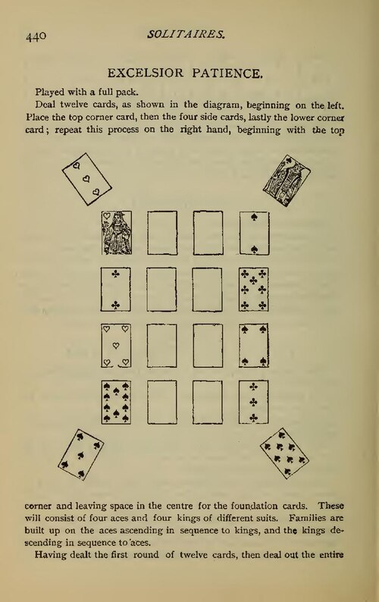
#> input picture images/checkers.pgm, 379 x 602 px, shrunk from 500 x 794 before the run, found by its file name
$ python denoising.py
#> lines starting #> are read from the running program, lines starting #| are printed output that depends on the picture
import os
import numpy as np
import cv2
import matplotlib.pyplot as plt


def add_noise(image, noise_level=50, seed=None):
    """Add uniform random noise to a grayscale image.

    noise_level=50 produces noise approximately in the range [-25, 25].
    A seed can be supplied for reproducible results during testing.
    """
    if image.ndim != 2:
        raise ValueError("add_noise expects a grayscale 2D image")
    if noise_level < 0:
        raise ValueError("noise_level must be non-negative")

    rng = np.random.default_rng(seed)
    noise = noise_level * (rng.random(image.shape) - 0.5)
    noisy = image.astype(np.float64) + noise

    return np.clip(noisy, 0, 255)


def denoise_svd(noisy_image, k):
    """Denoise an image using a rank-k truncated SVD reconstruction."""
    if noisy_image.ndim != 2:
        raise ValueError("denoise_svd expects a grayscale 2D image")
    if k <= 0:
        raise ValueError("k must be positive")

    U, S, Vt = np.linalg.svd(
        noisy_image.astype(np.float64),
        full_matrices=False
    )

    if k > len(S):
        raise ValueError(f"k={k} is larger than the available rank {len(S)}")

    # U[:, :k] @ diag(S[:k]) @ Vt[:k, :]
    # is the rank-k approximation U_k Sigma_k V_k^T.
    return np.einsum(
        "ik,k,kj->ij",
        U[:, :k],
        S[:k],
        Vt[:k, :]
    )


def save_image(image, output_path):
    """Clip an image to the valid grayscale range and save it as PNG."""
    os.makedirs(os.path.dirname(output_path) or ".", exist_ok=True)
    image_uint8 = np.clip(image, 0, 255).astype(np.uint8)
    if not cv2.imwrite(output_path, image_uint8):
        raise IOError(f"Could not save image: {output_path}")


def save_comparison(original, noisy, denoised_results, output_dir):
    """Save original/noisy/denoised images and a comparison figure."""
    os.makedirs(output_dir, exist_ok=True)

    save_image(original, os.path.join(output_dir, "original.png"))
    save_image(noisy, os.path.join(output_dir, "noisy.png"))

    for k, image in denoised_results.items():
        save_image(image, os.path.join(output_dir, f"denoised_{k}.png"))

    # A single comparison figure is useful for the presentation/report.
    columns = 2 + len(denoised_results)
    fig, axes = plt.subplots(1, columns, figsize=(4 * columns, 4))
    axes = np.atleast_1d(axes)

    axes[0].imshow(original, cmap="gray", vmin=0, vmax=255)
    axes[0].set_title("Original")
    axes[1].imshow(noisy, cmap="gray", vmin=0, vmax=255)
    axes[1].set_title("Noisy")

    for axis, (k, image) in zip(axes[2:], denoised_results.items()):
        axis.imshow(image, cmap="gray", vmin=0, vmax=255)
        axis.set_title(f"Denoised k={k}")

    for axis in axes:
        axis.axis("off")

    fig.suptitle("SVD Image Denoising")
    fig.tight_layout()
    fig.savefig(os.path.join(output_dir, "denoising_comparison.png"), dpi=150)
    plt.close(fig)


if __name__ == "__main__":
    output_dir = "outputs/denoising"
    image = cv2.imread("images/checkers.pgm", cv2.IMREAD_GRAYSCALE)
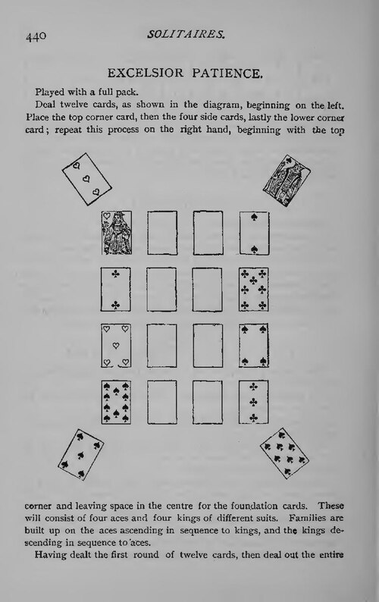
#> image: shape (602, 379); min 0, max 240, mean 172.2
    if image is None:
        raise FileNotFoundError("Could not load image: images/checkers.pgm")
    noisy = add_noise(image, noise_level=50, seed=42)
    results = {k: denoise_svd(noisy, k) for k in [10, 30, 50]}
#> in denoise_svd, `U, S, Vt = np.linalg.svd( noisy_image.astype(np.float64), full_matrice..`:
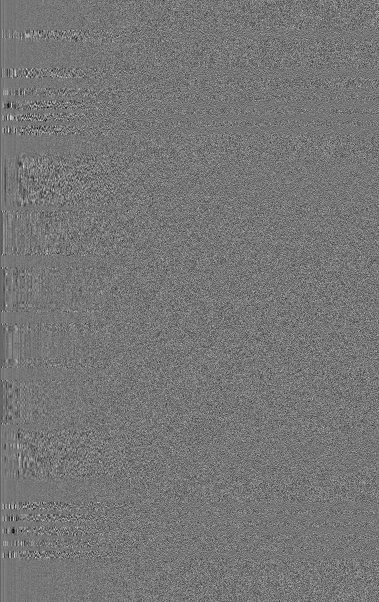
#> U: shape (602, 379) float64; min -0.291, max 0.333, mean -0.000104; drawn with min black and max white
#> in denoise_svd, `U, S, Vt = np.linalg.svd( noisy_image.astype(np.float64), full_matrice..`:
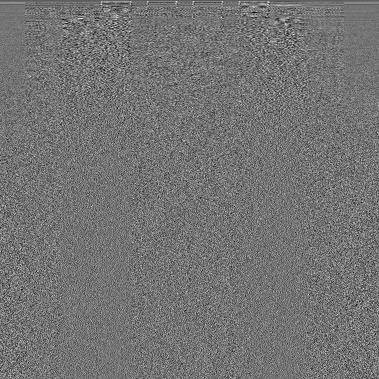
#> Vt: shape (379, 379) float64; min -0.284, max 0.34, mean -0.000118; drawn with min black and max white
#> in denoise_svd, `U, S, Vt = np.linalg.svd( noisy_image.astype(np.float64), full_matrice..`: S = 379 values, max 82522.2 at index 0, min 86.71 at index 378, mean 734
#> in denoise_svd, `return np.einsum( "ik,k,kj->ij", U[:, :k], S[:k], Vt[:k, :] )`:
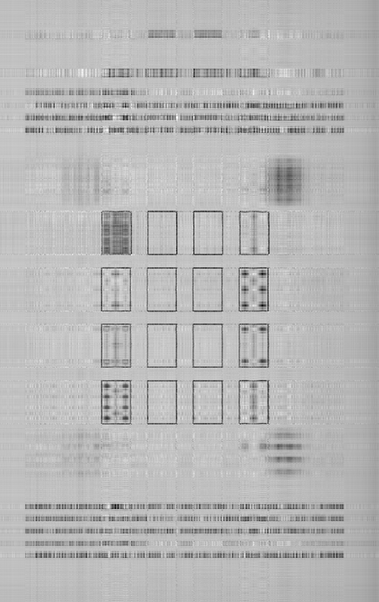
#> returned value: shape (602, 379) float64; min -40.33, max 254.4, mean 172.2; drawn with min black and max white
#> call 2 of denoise_svd, with k = 30
#> in denoise_svd (call 2), `return np.einsum( "ik,k,kj->ij", U[:, :k], S[:k], Vt[:k, :] )`:
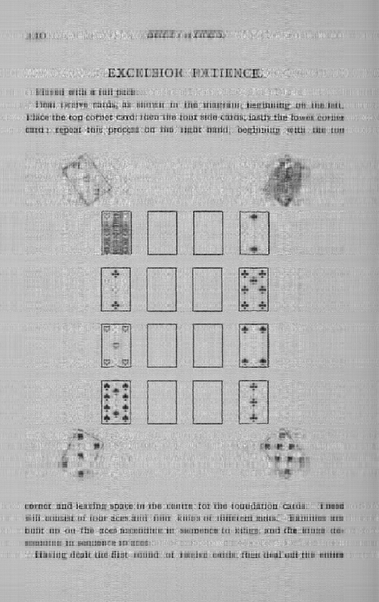
#> returned value: shape (602, 379) float64; min -47.19, max 260.6, mean 172.2; drawn with min black and max white
#> results = 3 items

    save_comparison(image, noisy, results, output_dir)
#> the loop in save_comparison, `for k, image in denoised_results.items():` made 3 passes
#> k on passes 1 to 3: 10, 30, 50
#> pass 2, in save_image (call 4), `image_uint8 = np.clip(image, 0, 255).astype(np.uint8)`:
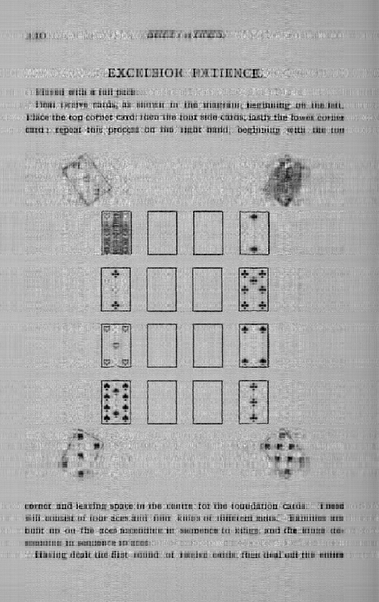
#> image_uint8: shape (602, 379); min 0, max 255, mean 171.7
#> in save_comparison, `columns = 2 + len(denoised_results)`: columns = 5
#> the loop in save_comparison, `for axis, (k, image) in zip(axes[2:], denoised_results.items()):` made 3 passes
#> the loop in save_comparison, `for axis in axes:` made 5 passes

    print("===== SVD DENOISING =====")
    print("Image shape:", image.shape)
#| Image shape: (602, 379)
    print("Noise level: 50")
    print("Tested k values: 10, 30, 50")
    print(f"Outputs saved to: {output_dir}/")
